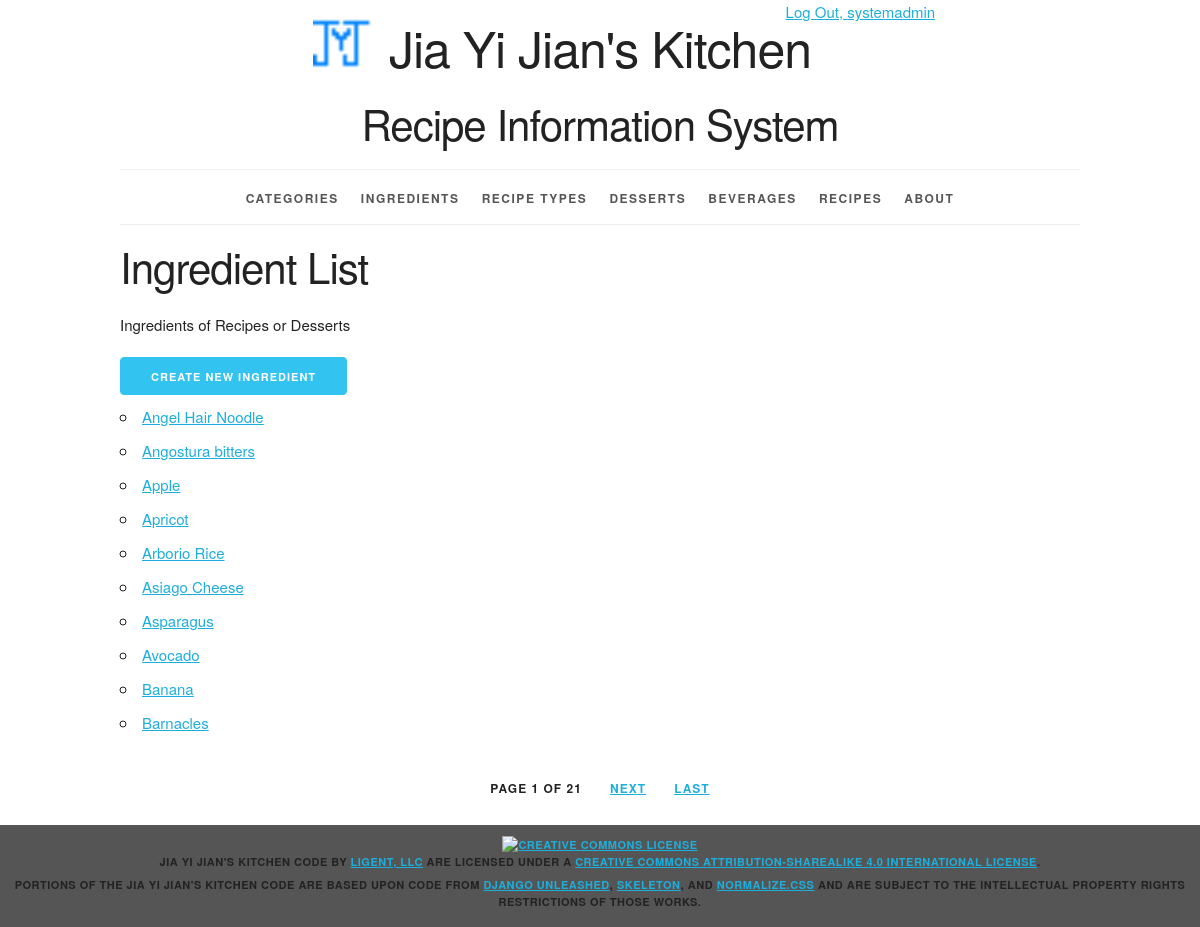
/ingredients/ (signed in), run on the app's committed database.
### recipeinfo/models.py (models this page shows, shortened)
class Ingredient(models.Model):
    ingredient_id = models.AutoField(primary_key=True)
    ingredient_name = models.CharField(max_length=45, unique=True)
    is_vegetarian = models.IntegerField()
    category = models.ForeignKey(Category, related_name='ingredients', on_delete=models.PROTECT)
    def __str__(self):
        return '%s' % ((self.ingredient_name))
    def get_absolute_url(self):
        return reverse('recipeinfo_ingredient_detail_urlpattern', kwargs={'pk': self.pk})
    class Meta:
        ordering = ['ingredient_name']

### recipeinfo/views.py (the view)
class IngredientList(LoginRequiredMixin, PermissionRequiredMixin, PageLinksMixin, ListView):
    paginate_by = 10
    model = Ingredient
    permission_required = 'recipeinfo.view_ingredient'

### recipeinfo/utils.py (called while the page is built)
    def _page_urls(self, page_number):
        return "?{pkw}={n}".format(
            pkw=self.page_kwarg,
            n=page_number)

    def first_page(self, page):
        if page.number > 1:
            return self._page_urls(1)
        return None

    def previous_page(self, page):
        if (page.has_previous()
                and page.number > 2):
            return self._page_urls(
                page.previous_page_number())
        return None

    def next_page(self, page):
        last_page = page.paginator.num_pages
        if (page.has_next()
                and page.number < last_page - 1):
            return self._page_urls(
                page.next_page_number())
        return None

    def last_page(self, page):
        last_page = page.paginator.num_pages
        if page.number < last_page:
            return self._page_urls(last_page)
        return None

    def get_context_data(self, **kwargs):
        context = super().get_context_data(
            **kwargs)
        page = context.get('page_obj')
        if page is not None:
            context.update({
                'first_page_url':
                    self.first_page(page),
                'previous_page_url':
                    self.previous_page(page),
                'next_page_url':
                    self.next_page(page),
                'last_page_url':
                    self.last_page(page),
            })
        return context

### recipeinfo/templates/recipeinfo/ingredient_list.html (shortened to what this page needs)
{% extends 'recipeinfo/base.html' %}
{% block content %}
<h2>Ingredient List</h2><h6>Ingredients of Recipes or Desserts</h6>
    {% if perms.recipeinfo.add_ingredient %}
    <div>
         <a href="{% url 'recipeinfo_ingredient_create_urlpattern' %}"
         class="button button-primary">Create New Ingredient</a>
    </div>
    {% endif %}
<ul>
    {% for ingredient in ingredient_list %}
        <li>
        <a href="{{ ingredient.get_absolute_url }}">{{ ingredient }}</a>
        </li>
    {% empty %}
        <li><em>There are currently no cuisine ingredients in the list.</em></li>
    {% endfor %}
</ul>
{% endblock %}

### recipeinfo/templates/recipeinfo/base.html (shortened to what this page needs)
{% load staticfiles %}
<!DOCTYPE html>
<html lang="en">
<head>
    <link rel="stylesheet" type="text/css"
          href="{% static 'recipeinfo/normalize.css' %}">
    <link rel="stylesheet" type="text/css"
          href="{% static 'recipeinfo/skeleton.css' %}">
    <link rel="stylesheet" type="text/css"
          href="{% static 'recipeinfo/style.css' %}">
</head>
<body>
<div class="container">
    <div class="offset-by-eight four columns">
        <ul class = "inline">
            {% if user.is_authenticated %}
                <li><a href="{% url 'logout_urlpattern' %}">
                    Log Out, {{ user.get_username }}</a></li>
                {% else %}
                <li><a href="{% url 'login_urlpattern' %}">
                    Log In</a></li>
            {% endif %}
        </ul>
    </div>
    <header class="row">
        <div class="offset-by-one ten columns">
            <h1 class="logo">Jia Yi Jian's Kitchen</h1>
            <h2>Recipe Information System</h2>
        </div>
    </header>
    <nav>
        <ul>
            {% if user.is_authenticated %}
            <li>
                <a href="{% url 'recipeinfo_category_list_urlpattern' %}">
                    Categories</a></li>
            <li>
                <a href="{% url 'recipeinfo_ingredient_list_urlpattern' %}">
                    Ingredients</a></li>
            <li>
                <a href="{% url 'recipeinfo_recipe_type_list_urlpattern' %}">
                    Recipe Types</a></li>
            <li>
                <a href="{% url 'recipeinfo_dessert_list_urlpattern' %}">
                    Desserts</a></li>
            <li>
                <a href="{% url 'recipeinfo_beverage_list_urlpattern' %}">
                    Beverages</a></li>
            <li>
                <a href="{% url 'recipeinfo_recipe_list_urlpattern' %}">
                    Recipes</a></li>
            {% endif %}
            <li>
                <a href="{% url 'about_urlpattern' %}">
                    About</a></li>
        </ul>
    </nav>
    <main>
        {% block content %}{% endblock %}
    </main>
    {% if is_paginated %}
        <div class="row">
            <div class="twelve columns">
                <ul class="pagination">
                    <li>
                        Page {{ page_obj.number }}
                        of {{ paginator.num_pages }}
                    </li>
                    {% if next_page_url %}
                        <li>
                            <a href="{{ next_page_url }}">
                                Next</a>
                        </li>
                    {% endif %}
                    {% if last_page_url %}
                        <li>
                            <a href="{{ last_page_url }}">
                                Last</a>
                        </li>
                    {% endif %}
                </ul>
            </div>
        </div>
    {% endif %}
</div>
<footer>
    <p>
        <a rel="license" href="http://creativecommons.org/licenses/by-sa/4.0/">
            <img alt="Creative Commons License" style="border-width:0"
                 src="https://i.creativecommons.org/l/by-sa/4.0/88x31.png"/>
        </a><br/><span property="dct:title">Jia Yi Jian's Kitchen Code</span>
        by
        <a href="https://www.ligent.net" property="cc:attributionName"
           rel="cc:attributionURL">Ligent, LLC</a> are licensed under a
        <a rel="license" href="http://creativecommons.org/licenses/by-sa/4.0/">Creative Commons Attribution-ShareAlike
            4.0 International License</a>.
    </p>
    <p>Portions of the Jia Yi Jian's Kitchen code are based upon code from
        <a href="https://django-unleashed.com">Django Unleashed</a>,
        <a href="http://getskeleton.com/">Skeleton</a>, and
        <a href="https://necolas.github.io/normalize.css/">Normalize.css</a> and
        are subject to the intellectual property rights restrictions of those works.
    </p>
</footer>
</body>
</html>

### recipeinfo/static/recipeinfo/skeleton.css (style rules this page uses)
.container { position: relative; width: 100%; max-width: 960px; margin: 0 auto; padding: 0 20px; box-sizing: border-box; }
.column, .columns { width: 100%; float: left; box-sizing: border-box; }
@media (min-width: 400px) { .container { width: 85%; padding: 0; } }
@media (min-width: 550px) { .container { width: 80%; } }
@media (min-width: 550px) { .column, .columns { margin-left: 4%; } }
@media (min-width: 550px) { .column:first-child, .columns:first-child { margin-left: 0; } }
@media (min-width: 550px) { .four.columns { width: 30.6666666667%; } }
@media (min-width: 550px) { .ten.columns { width: 82.6666666667%; } }
@media (min-width: 550px) { .twelve.columns { width: 100%; margin-left: 0; } }
@media (min-width: 550px) { .offset-by-one.column, .offset-by-one.columns { margin-left: 8.66666666667%; } }
@media (min-width: 550px) { .offset-by-eight.column, .offset-by-eight.columns { margin-left: 69.3333333333%; } }
html { font-size: 62.5%; }
body { font-size: 1.5em; line-height: 1.6; font-weight: 400; font-family: "Raleway", "HelveticaNeue", "Helvetica Neue", Helvetica, Arial, sans-serif; color: #222; }
h1, h2, h3, h4, h5, h6 { margin-top: 0; margin-bottom: 2rem; font-weight: 300; }
h1 { font-size: 4.0rem; line-height: 1.2; letter-spacing: -.1rem; }
h2 { font-size: 3.6rem; line-height: 1.25; letter-spacing: -.1rem; }
h6 { font-size: 1.5rem; line-height: 1.6; letter-spacing: 0; }
@media (min-width: 550px) { h1 { font-size: 5.0rem; } }
@media (min-width: 550px) { h2 { font-size: 4.2rem; } }
@media (min-width: 550px) { h6 { font-size: 1.5rem; } }
p { margin-top: 0; }
a { color: #1EAEDB; }
.button, button, input[type="submit"], input[type="reset"], input[type="button"] { display: inline-block; height: 38px; padding: 0 30px; color: #555; text-align: center; font-size: 11px; font-weight: 600; line-height: 38px; letter-spacing: .1rem; text-transform: uppercase; text-decoration: none; white-space: nowrap; background-color: transparent; border-radius: 4px; border: 1px solid #bbb; cursor: pointer; box-sizing: border-box; }
.button.button-primary, button.button-primary, input[type="submit"].button-primary, input[type="reset"].button-primary, input[type="button"].button-primary { color: #FFF; background-color: #33C3F0; border-color: #33C3F0; }
ul { list-style: circle inside; }
ol, ul { padding-left: 0; margin-top: 0; }
li { margin-bottom: 1rem; }
button, .button { margin-bottom: 1rem; }
pre, blockquote, dl, figure, table, p, ul, ol, form { margin-bottom: 2.5rem; }
.container:after, .row:after, .u-cf { content: ""; display: table; clear: both; }

### recipeinfo/static/recipeinfo/style.css (style rules this page uses)
html { height: 100%; background-color: #555; }
body { background-color: white; }
body>div>header { text-align: center;; }
header h1 { display: inline-block; font-weight: normal; font-style: normal; width: 100%; margin-top: 0; padding-top: 0; }
.logo { padding-top: 50px; background-image: url("recipeinfo_logo.ico"); background-size: 50px; background-repeat: no-repeat; background-position: top; }
@media (min-width: 750px) { .logo { padding-top: 0; background-size: contain; background-position: 0% 0%; } }
@media (min-width: 1000px) { .logo { background-position: 10% 0%; } }
@media (min-width: 1200px) { .logo { background-position: 15% 0%; } }
nav { border-top: 1px solid #eee; width: 100%; border-bottom: 1px solid #eee; margin: 0 0 1em; padding: 0; }
nav ul { margin: 0; padding: 1em 0; list-style-type: none; text-align: center; }
nav ul li { display: inline; padding: 0; margin: 0 0.25em; font-weight: 600; text-transform: uppercase; text-align: center; font-size: 1rem; letter-spacing: .10rem; }
@media (min-width: 400px) { nav ul li { letter-spacing: .15rem; font-size: 1.2rem; margin: 0 0.5em; } }
@media (min-width: 550px) { nav ul li { margin: 0 0.75em; } }
nav ul li a { color: #555; text-decoration: none; background-color: transparent; cursor: pointer; }
.inline { list-style-type: none; padding: 0; margin: 0 0 -0.5em; }
.inline li { display: inline; }
.pagination li { display: inline-block; padding: 0; margin: 0 1em; font-weight: 600; text-transform: uppercase; font-size: 1.2rem; letter-spacing: .10rem; }
.pagination { margin: 0; padding: 1em 0; list-style-type: none; text-align: center; }
body>footer { width: 100%; background-color: #555; font-size: 1.1rem; letter-spacing: .05rem; font-weight: 600; text-transform: uppercase; text-align: center; padding: 1em 0; margin: 1em 0; }
body>footer p { margin-bottom: 0.5rem; }

### data on the page
Ingredient: ingredient_name "Angel Hair Noodle"
Ingredient: ingredient_name "Angostura bitters"
Ingredient: ingredient_name "Apple"
Ingredient: ingredient_name "Apricot"
Ingredient: ingredient_name "Arborio Rice"
Ingredient: ingredient_name "Asiago Cheese"
Ingredient: ingredient_name "Asparagus"
Ingredient: ingredient_name "Avocado"
Ingredient: ingredient_name "Banana"
Ingredient: ingredient_name "Barnacles"

### other printed values
{{ user.get_username }} "systemadmin"
{{ page_obj.number }} "1"
{{ paginator.num_pages }} "21"
